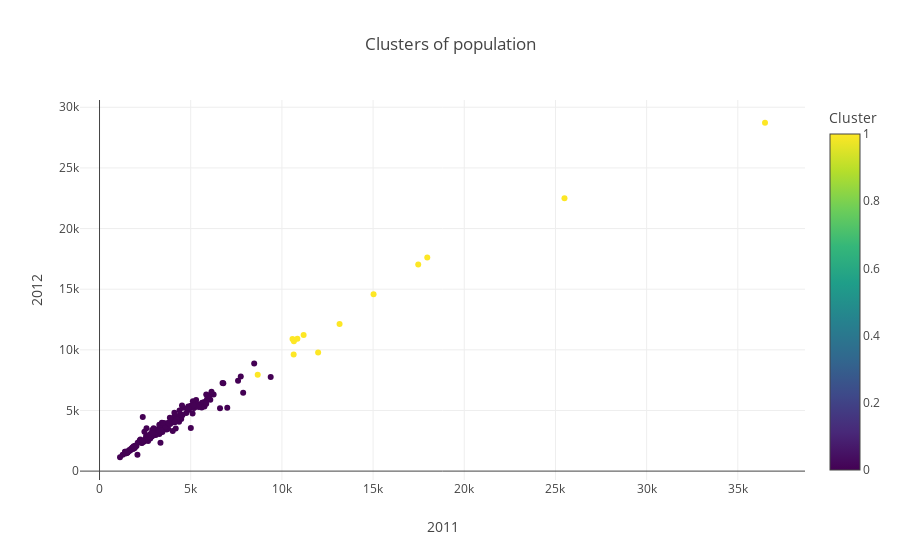

Notebook cell for this chart:
### Code cell
fig = px.scatter(df, x='2011', y='2012', color='Cluster',
                 title="Clusters of population", labels={'2011': '2011', '2012': '2012'},
                 color_continuous_scale='viridis', size_max=10)
fig.update_layout(showlegend=True)
fig.show()

### Figure 1 — Plotly figure (JSON) as saved in the notebook; plotly's stock layout.template omitted (floating-point values rounded to 4 significant figures; data arrays with more than 128 entries replaced by an {"elided": "..."} marker saying what was removed)
{"data": [{"hovertemplate": "2011=%{x}<br>2012=%{y}<br>Cluster=%{marker.color}<extra></extra>", "legendgroup": "", "marker": {"color": {"elided": "192 int values"}, "coloraxis": "coloraxis", "symbol": "circle"}, "mode": "markers", "name": "", "orientation": "v", "showlegend": false, "type": "scatter", "x": {"elided": "192 int values"}, "xaxis": "x", "y": {"elided": "192 int values"}, "yaxis": "y"}], "layout": {"coloraxis": {"colorbar": {"title": {"text": "Cluster"}}, "colorscale": [[0, "#440154"], [0.1111, "#482878"], [0.2222, "#3e4989"], [0.3333, "#31688e"], [0.4444, "#26828e"], [0.5556, "#1f9e89"], [0.6667, "#35b779"], [0.7778, "#6ece58"], [0.8889, "#b5de2b"], [1, "#fde725"]]}, "legend": {"tracegroupgap": 0}, "showlegend": true, "title": {"text": "Clusters of population"}, "xaxis": {"anchor": "y", "domain": [0, 1], "title": {"text": "2011"}}, "yaxis": {"anchor": "x", "domain": [0, 1], "title": {"text": "2012"}}}}
